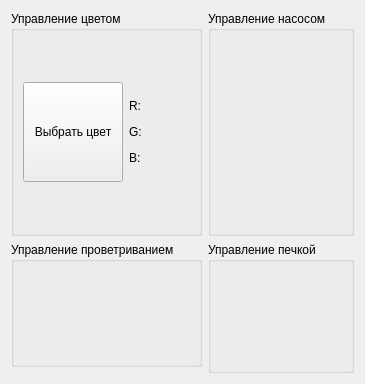
<?xml version="1.0" encoding="UTF-8"?>
<ui version="4.0">
 <class>CustomActuatorControl</class>
 <widget class="QWidget" name="CustomActuatorControl">
  <property name="geometry">
   <rect>
    <x>0</x>
    <y>0</y>
    <width>314</width>
    <height>384</height>
   </rect>
  </property>
  <property name="sizePolicy">
   <sizepolicy hsizetype="Minimum" vsizetype="Minimum">
    <horstretch>0</horstretch>
    <verstretch>0</verstretch>
   </sizepolicy>
  </property>
  <property name="windowTitle">
   <string>Form</string>
  </property>
  <layout class="QGridLayout" name="gridLayout">
   <item row="0" column="0">
    <widget class="QGroupBox" name="groupBox_3">
     <property name="title">
      <string>Управление цветом</string>
     </property>
     <layout class="QHBoxLayout" name="horizontalLayout_2">
      <item>
       <layout class="QVBoxLayout" name="verticalLayout_2">
        <item>
         <spacer name="verticalSpacer">
          <property name="orientation">
           <enum>Qt::Vertical</enum>
          </property>
          <property name="sizeHint" stdset="0">
           <size>
            <width>20</width>
            <height>40</height>
           </size>
          </property>
         </spacer>
        </item>
        <item>
         <widget class="QPushButton" name="pushButton">
          <property name="sizePolicy">
           <sizepolicy hsizetype="Minimum" vsizetype="Minimum">
            <horstretch>0</horstretch>
            <verstretch>0</verstretch>
           </sizepolicy>
          </property>
          <property name="minimumSize">
           <size>
            <width>100</width>
            <height>100</height>
           </size>
          </property>
          <property name="text">
           <string>Выбрать цвет</string>
          </property>
         </widget>
        </item>
        <item>
         <spacer name="verticalSpacer_2">
          <property name="orientation">
           <enum>Qt::Vertical</enum>
          </property>
          <property name="sizeHint" stdset="0">
           <size>
            <width>20</width>
            <height>40</height>
           </size>
          </property>
         </spacer>
        </item>
       </layout>
      </item>
      <item>
       <layout class="QVBoxLayout" name="verticalLayout">
        <item>
         <spacer name="verticalSpacer_3">
          <property name="orientation">
           <enum>Qt::Vertical</enum>
          </property>
          <property name="sizeHint" stdset="0">
           <size>
            <width>20</width>
            <height>40</height>
           </size>
          </property>
         </spacer>
        </item>
        <item>
         <layout class="QHBoxLayout" name="horizontalLayout_3">
          <item>
           <widget class="QLabel" name="R">
            <property name="sizePolicy">
             <sizepolicy hsizetype="Fixed" vsizetype="Preferred">
              <horstretch>0</horstretch>
              <verstretch>0</verstretch>
             </sizepolicy>
            </property>
            <property name="text">
             <string>R:</string>
            </property>
           </widget>
          </item>
          <item>
           <widget class="QLabel" name="Red">
            <property name="text">
             <string/>
            </property>
           </widget>
          </item>
          <item>
           <spacer name="horizontalSpacer">
            <property name="orientation">
             <enum>Qt::Horizontal</enum>
            </property>
            <property name="sizeType">
             <enum>QSizePolicy::Preferred</enum>
            </property>
            <property name="sizeHint" stdset="0">
             <size>
              <width>0</width>
              <height>20</height>
             </size>
            </property>
           </spacer>
          </item>
         </layout>
        </item>
        <item>
         <layout class="QHBoxLayout" name="horizontalLayout_4">
          <item>
           <widget class="QLabel" name="G">
            <property name="sizePolicy">
             <sizepolicy hsizetype="Fixed" vsizetype="Preferred">
              <horstretch>0</horstretch>
              <verstretch>0</verstretch>
             </sizepolicy>
            </property>
            <property name="text">
             <string>G:</string>
            </property>
           </widget>
          </item>
          <item>
           <widget class="QLabel" name="Green">
            <property name="text">
             <string/>
            </property>
           </widget>
          </item>
          <item>
           <spacer name="horizontalSpacer_2">
            <property name="orientation">
             <enum>Qt::Horizontal</enum>
            </property>
            <property name="sizeType">
             <enum>QSizePolicy::Preferred</enum>
            </property>
            <property name="sizeHint" stdset="0">
             <size>
              <width>0</width>
              <height>20</height>
             </size>
            </property>
           </spacer>
          </item>
         </layout>
        </item>
        <item>
         <layout class="QHBoxLayout" name="horizontalLayout_5">
          <item>
           <widget class="QLabel" name="B">
            <property name="sizePolicy">
             <sizepolicy hsizetype="Fixed" vsizetype="Preferred">
              <horstretch>0</horstretch>
              <verstretch>0</verstretch>
             </sizepolicy>
            </property>
            <property name="text">
             <string>B:</string>
            </property>
           </widget>
          </item>
          <item>
           <widget class="QLabel" name="Blue">
            <property name="text">
             <string/>
            </property>
           </widget>
          </item>
          <item>
           <spacer name="horizontalSpacer_3">
            <property name="orientation">
             <enum>Qt::Horizontal</enum>
            </property>
            <property name="sizeType">
             <enum>QSizePolicy::Preferred</enum>
            </property>
            <property name="sizeHint" stdset="0">
             <size>
              <width>0</width>
              <height>20</height>
             </size>
            </property>
           </spacer>
          </item>
         </layout>
        </item>
        <item>
         <spacer name="verticalSpacer_4">
          <property name="orientation">
           <enum>Qt::Vertical</enum>
          </property>
          <property name="sizeHint" stdset="0">
           <size>
            <width>20</width>
            <height>40</height>
           </size>
          </property>
         </spacer>
        </item>
       </layout>
      </item>
     </layout>
    </widget>
   </item>
   <item row="1" column="0">
    <widget class="QGroupBox" name="groupBox">
     <property name="title">
      <string>Управление проветриванием</string>
     </property>
     <layout class="QHBoxLayout" name="horizontalLayout_6">
      <item>
       <spacer name="verticalSpacer_5">
        <property name="orientation">
         <enum>Qt::Vertical</enum>
        </property>
        <property name="sizeHint" stdset="0">
         <size>
          <width>20</width>
          <height>40</height>
         </size>
        </property>
       </spacer>
      </item>
     </layout>
    </widget>
   </item>
   <item row="0" column="1">
    <widget class="QGroupBox" name="groupBox_4">
     <property name="title">
      <string>Управление насосом</string>
     </property>
     <layout class="QHBoxLayout" name="horizontalLayout_7">
      <item>
       <spacer name="verticalSpacer_7">
        <property name="orientation">
         <enum>Qt::Vertical</enum>
        </property>
        <property name="sizeHint" stdset="0">
         <size>
          <width>20</width>
          <height>191</height>
         </size>
        </property>
       </spacer>
      </item>
     </layout>
    </widget>
   </item>
   <item row="1" column="1" rowspan="2">
    <widget class="QGroupBox" name="groupBox_2">
     <property name="title">
      <string>Управление печкой</string>
     </property>
     <layout class="QHBoxLayout" name="horizontalLayout">
      <item>
       <spacer name="verticalSpacer_6">
        <property name="orientation">
         <enum>Qt::Vertical</enum>
        </property>
        <property name="sizeHint" stdset="0">
         <size>
          <width>20</width>
          <height>97</height>
         </size>
        </property>
       </spacer>
      </item>
     </layout>
    </widget>
   </item>
  </layout>
 </widget>
 <resources/>
 <connections/>
</ui>
